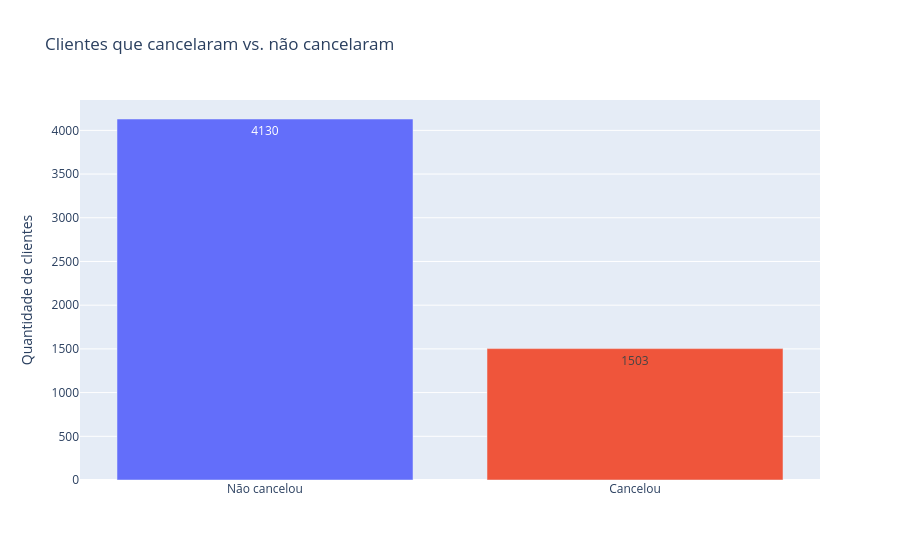

Notebook source saved alongside this figure:
### Code cell
import plotly.express as px

churn_counts = (
    df_silver["Churn"]
    .map({False: "Não cancelou", True: "Cancelou"})
    .value_counts()
    .reindex(["Não cancelou", "Cancelou"], fill_value=0)
    .rename_axis("Situação")
    .reset_index(name="Quantidade")
)

fig = px.bar(
    churn_counts,
    x="Situação",
    y="Quantidade",
    color="Situação",
    color_discrete_map={"Não cancelou": "#636EFA", "Cancelou": "#EF553B"},
    text_auto=True,
    title="Clientes que cancelaram vs. não cancelaram",
)
fig.update_layout(xaxis_title=None, yaxis_title="Quantidade de clientes", showlegend=False)
fig.show()

### Figure 1 — Plotly figure (JSON) as saved in the notebook; plotly's stock layout.template omitted (floating-point values rounded to 4 significant figures)
{"data": [{"hovertemplate": "Situação=%{x}<br>Quantidade=%{y}<extra></extra>", "legendgroup": "Não cancelou", "marker": {"color": "#636EFA", "pattern": {"shape": ""}}, "name": "Não cancelou", "orientation": "v", "showlegend": true, "textposition": "auto", "texttemplate": "%{y}", "type": "bar", "x": ["Não cancelou"], "xaxis": "x", "y": [4130], "yaxis": "y"}, {"hovertemplate": "Situação=%{x}<br>Quantidade=%{y}<extra></extra>", "legendgroup": "Cancelou", "marker": {"color": "#EF553B", "pattern": {"shape": ""}}, "name": "Cancelou", "orientation": "v", "showlegend": true, "textposition": "auto", "texttemplate": "%{y}", "type": "bar", "x": ["Cancelou"], "xaxis": "x", "y": [1503], "yaxis": "y"}], "layout": {"barmode": "relative", "legend": {"title": {"text": "Situação"}, "tracegroupgap": 0}, "showlegend": false, "title": {"text": "Clientes que cancelaram vs. não cancelaram"}, "xaxis": {"anchor": "y", "categoryarray": ["Não cancelou", "Cancelou"], "categoryorder": "array", "domain": [0, 1], "title": {}}, "yaxis": {"anchor": "x", "domain": [0, 1], "title": {"text": "Quantidade de clientes"}}}}
